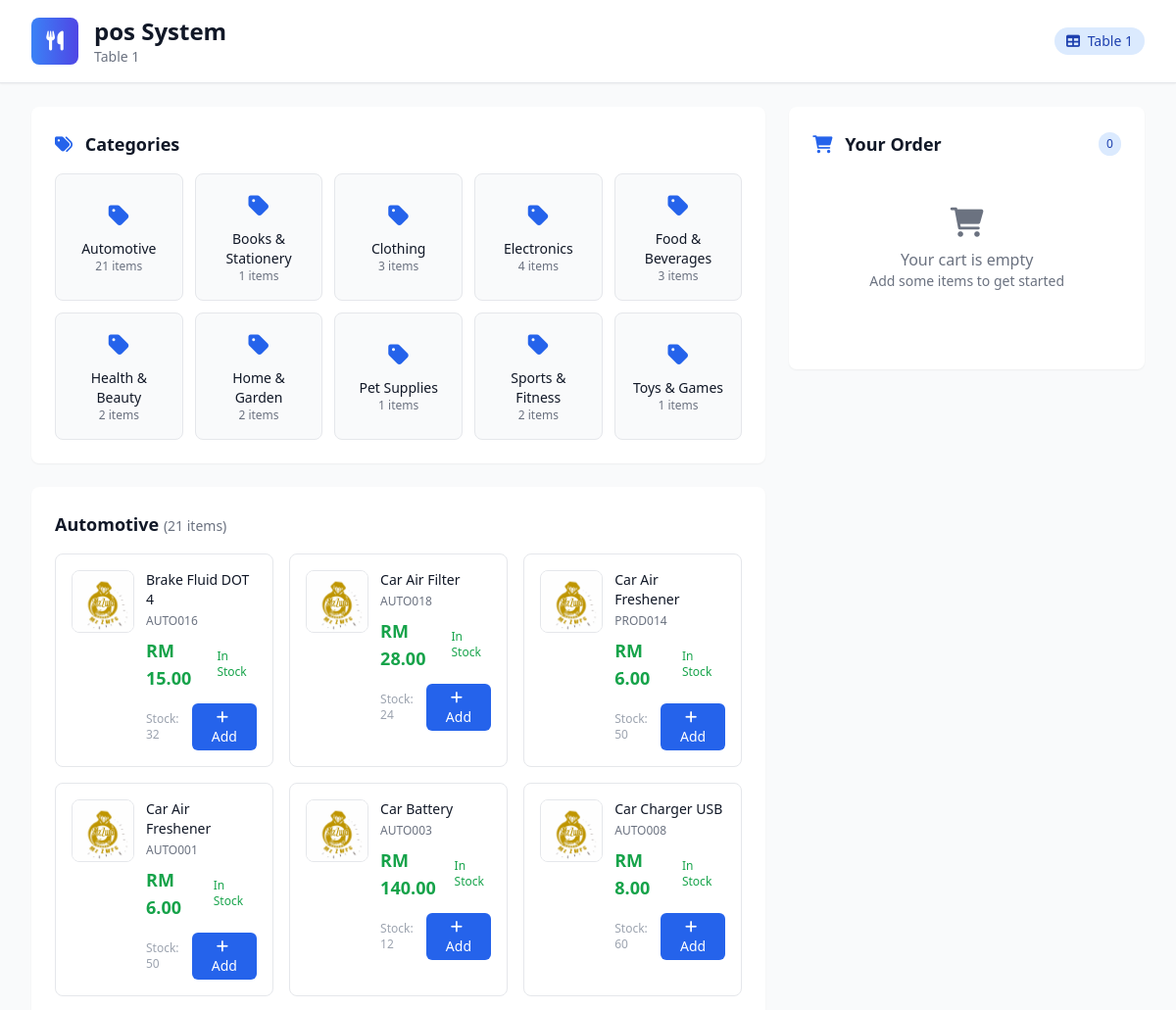
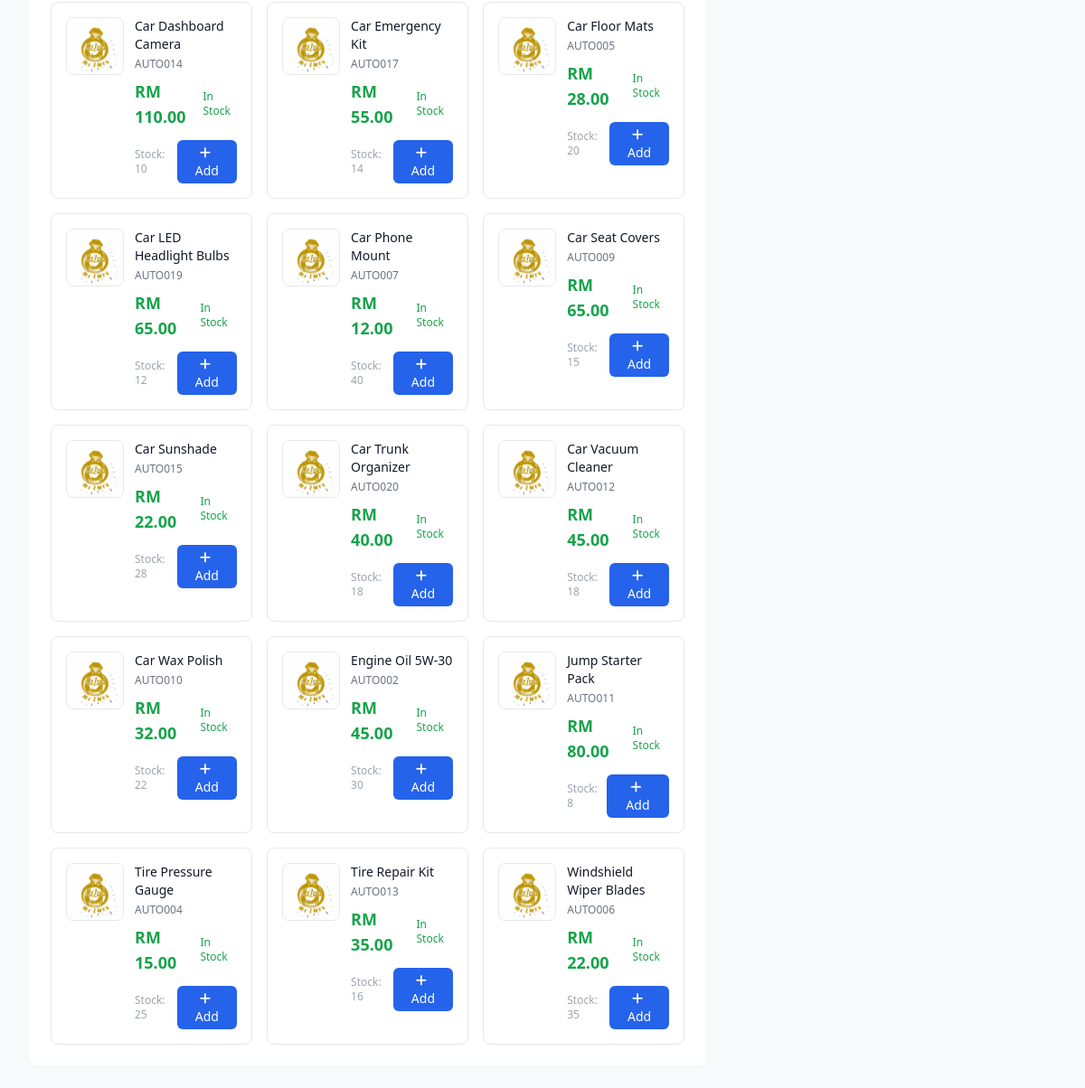
/customer-order.php, run on the app's committed database (2 pictures, top to bottom).
### tables this page shows
CREATE TABLE `company_settings` (
  `id` int NOT NULL,
  `company_name` varchar(255) NOT NULL,
  `address` text,
  `phone` varchar(50) DEFAULT NULL,
  `email` varchar(255) DEFAULT NULL,
  `website` varchar(255) DEFAULT NULL,
  `tax_number` varchar(100) DEFAULT NULL,
  `currency` varchar(10) DEFAULT 'MYR',
  `logo` varchar(255) DEFAULT NULL,
  `created_at` timestamp NULL DEFAULT CURRENT_TIMESTAMP,
  `updated_at` timestamp NULL DEFAULT CURRENT_TIMESTAMP ON UPDATE CURRENT_TIMESTAMP
);

CREATE TABLE `categories` (
  `id` int NOT NULL,
  `name` varchar(100) NOT NULL,
  `description` text,
  `is_active` tinyint(1) DEFAULT '1',
  `created_at` timestamp NULL DEFAULT CURRENT_TIMESTAMP,
  `updated_at` timestamp NULL DEFAULT CURRENT_TIMESTAMP ON UPDATE CURRENT_TIMESTAMP
);

CREATE TABLE `products` (
  `id` int NOT NULL,
  `sku` varchar(100) NOT NULL DEFAULT '-',
  `barcode` varchar(100) DEFAULT '-',
  `name` varchar(255) NOT NULL DEFAULT '-',
  `description` text,
  `category_id` int DEFAULT '0',
  `supplier_id` int DEFAULT '0',
  `uom_id` int DEFAULT '0',
  `cost_price` decimal(10,2) NOT NULL DEFAULT '0.00',
  `selling_price` decimal(10,2) NOT NULL DEFAULT '0.00',
  `stock_quantity` int DEFAULT '0',
  `min_stock_level` int DEFAULT '0',
  `max_stock_level` int DEFAULT '0',
  `is_active` tinyint(1) DEFAULT '1',
  `created_at` timestamp NULL DEFAULT CURRENT_TIMESTAMP,
  `updated_at` timestamp NULL DEFAULT CURRENT_TIMESTAMP ON UPDATE CURRENT_TIMESTAMP,
  `img` varchar(150) NOT NULL
);

### customer-order.php (the view, shortened to what this page needs)
<?php
include 'include/conn.php';
$table_id = isset($_GET['table']) ? (int)$_GET['table'] : 1;
$categories_query = mysqli_query($conn, "SELECT * FROM categories WHERE is_active = 1 ORDER BY name");
$categories = [];
while ($category = mysqli_fetch_array($categories_query)) {
    $category_id = $category['id'];
    $products_query = mysqli_query($conn, "SELECT id, name, sku, selling_price, stock_quantity, img FROM products WHERE category_id = $category_id AND is_active = 1 ORDER BY name");
    $products = [];
    while ($product = mysqli_fetch_array($products_query)) {
        $products[] = $product;
    }
    $category['products'] = $products;
    $categories[] = $category;
}
$company_query = mysqli_query($conn, "SELECT * FROM company_settings WHERE id = 1");
$company = mysqli_fetch_array($company_query);
?>
<!DOCTYPE html>
<html lang="en">
<head>
    <script src="https://cdn.tailwindcss.com"></script>
    <link rel="stylesheet" href="https://cdnjs.cloudflare.com/ajax/libs/font-awesome/6.0.0/css/all.min.css">
</head>
<body class="bg-gray-50">
    <header class="bg-white shadow-sm border-b">
        <div class="max-w-7xl mx-auto px-4 sm:px-6 lg:px-8">
            <div class="flex justify-between items-center py-4">
                <div class="flex items-center space-x-4">
                    <div class="w-12 h-12 bg-gradient-to-r from-blue-500 to-indigo-600 rounded-lg flex items-center justify-center">
                        <i class="fas fa-utensils text-white text-xl"></i>
                    </div>
                    <div>
                        <h1 class="text-2xl font-bold text-gray-900"><?= htmlspecialchars($company['company_name']) ?></h1>
                        <p class="text-sm text-gray-500">Table <?= $table_id ?></p>
                    </div>
                </div>
                <div class="flex items-center space-x-4">
                    <div class="bg-blue-100 text-blue-800 px-3 py-1 rounded-full text-sm font-medium">
                        <i class="fas fa-table mr-1"></i>
                        Table <?= $table_id ?>
                    </div>
                </div>
            </div>
        </div>
    </header>
    <div class="max-w-7xl mx-auto px-4 sm:px-6 lg:px-8 py-6">
        <div class="grid grid-cols-1 lg:grid-cols-3 gap-6">
            <div class="lg:col-span-2">
                <div class="bg-white rounded-lg shadow-sm p-6 mb-6">
                    <h2 class="text-lg font-semibold text-gray-900 mb-4">
                        <i class="fas fa-tags mr-2 text-blue-600"></i>
                        Categories
                    </h2>
                    <div class="grid grid-cols-2 md:grid-cols-4 lg:grid-cols-5 gap-3">
                        <?php foreach ($categories as $category): ?>
                        <button class="category-card flex flex-col items-center justify-center p-4 bg-gray-50 border border-gray-200 rounded-lg hover:bg-blue-50 hover:border-blue-300 hover:shadow-md"
                                onclick="showCategoryProducts('category-<?= $category['id'] ?>')"
                                data-category-id="<?= $category['id'] ?>">
                            <i class="fas fa-tag text-2xl text-blue-600 mb-2"></i>
                            <span class="text-sm font-medium text-gray-900 text-center"><?= htmlspecialchars($category['name']) ?></span>
                            <span class="text-xs text-gray-500"><?= count($category['products']) ?> items</span>
                        </button>
                        <?php endforeach; ?>
                    </div>
                </div>
                <?php foreach ($categories as $category): ?>
                <div id="category-<?= $category['id'] ?>" class="category-products bg-white rounded-lg shadow-sm p-6">
                    <h3 class="text-lg font-semibold text-gray-900 mb-4">
                        <?= htmlspecialchars($category['name']) ?>
                        <span class="text-sm font-normal text-gray-500">(<?= count($category['products']) ?> items)</span>
                    </h3>
                    <?php if (empty($category['products'])): ?>
                    <div class="text-center py-8">
                        <i class="fas fa-box-open text-4xl text-gray-300 mb-3"></i>
                        <p class="text-gray-500">No products available in this category</p>
                    </div>
                    <?php else: ?>
                    <div class="grid grid-cols-1 sm:grid-cols-2 lg:grid-cols-3 gap-4">
                        <?php foreach ($category['products'] as $product): ?>
                        <div class="product-card bg-white border border-gray-200 rounded-lg p-4 hover:shadow-lg">
                            <div class="flex items-start space-x-3">
                                <div class="flex-shrink-0">
                                    <?php if ($product['img'] && $product['img'] !== '-'): ?>
                                        <img src="uploads/products/<?= htmlspecialchars($product['img']) ?>"
                                             alt="<?= htmlspecialchars($product['name']) ?>"
                                             class="w-16 h-16 rounded-lg object-cover border border-gray-200">
                                    <?php else: ?>
                                        <div class="w-16 h-16 bg-gradient-to-r from-green-500 to-emerald-600 rounded-lg flex items-center justify-center">
                                            <i class="fas fa-box text-white text-lg"></i>
                                        </div>
                                    <?php endif; ?>
                                </div>
                                <div class="flex-1 min-w-0">
                                    <h4 class="font-medium text-gray-900 text-sm mb-1"><?= htmlspecialchars($product['name']) ?></h4>
                                    <p class="text-xs text-gray-500 mb-2"><?= htmlspecialchars($product['sku']) ?></p>
                                    <div class="flex items-center justify-between">
                                        <div class="text-lg font-bold text-green-600">
                                            RM <?= number_format($product['selling_price'], 2) ?>
                                        </div>
                                        <div class="text-xs <?= $product['stock_quantity'] > 0 ? 'text-green-600' : 'text-red-600' ?>">
                                            <?= $product['stock_quantity'] > 0 ? 'In Stock' : 'Out of Stock' ?>
                                        </div>
                                    </div>
                                    <div class="mt-3 flex items-center justify-between">
                                        <span class="text-xs text-gray-400">Stock: <?= $product['stock_quantity'] ?></span>
                                        <?php if ($product['stock_quantity'] > 0): ?>
                                        <button onclick="addToCustomerCart(<?= $product['id'] ?>, '<?= htmlspecialchars($product['name']) ?>', <?= $product['selling_price'] ?>)"
                                                class="bg-blue-600 hover:bg-blue-700 text-white px-3 py-1 rounded-md text-sm font-medium transition-colors">
                                            <i class="fas fa-plus mr-1"></i>
                                            Add
                                        </button>
                                        <?php else: ?>
                                        <button disabled class="bg-gray-300 text-gray-500 px-3 py-1 rounded-md text-sm font-medium cursor-not-allowed">
                                            Out of Stock
                                        </button>
                                        <?php endif; ?>
                                    </div>
                                </div>
                            </div>
                        </div>
                        <?php endforeach; ?>
                    </div>
                    <?php endif; ?>
                </div>
                <?php endforeach; ?>
            </div>
            <div class="lg:col-span-1">
                <div class="bg-white rounded-lg shadow-sm p-6 sticky top-6">
                    <div class="flex items-center justify-between mb-4">
                        <h2 class="text-lg font-semibold text-gray-900">
                            <i class="fas fa-shopping-cart mr-2 text-blue-600"></i>
                            Your Order
                        </h2>
                        <span id="cart-count" class="bg-blue-100 text-blue-800 px-2 py-1 rounded-full text-xs font-medium">0</span>
                    </div>
                    <div id="cart-items" class="space-y-3 mb-6">
                        <div class="text-center py-8 text-gray-500">
                            <i class="fas fa-shopping-cart text-3xl mb-2"></i>
                            <p>Your cart is empty</p>
                            <p class="text-sm">Add some items to get started</p>
                        </div>
                    </div>
                </div>
            </div>
        </div>
    </div>
</body>
</html>

### customer-order.php (style rules this page uses)
.category-card { transition: all 0.3s ease; }
.product-card { transition: all 0.3s ease; }
.category-products { display: none; }
.category-products.active { display: block; }

### data on the page
company_settings: company_name "pos System"
categories: name "Automotive", count($category['products']) "21"
categories: name "Books & Stationery", count($category['products']) "1"
categories: name "Clothing", count($category['products']) "3"
categories: name "Electronics", count($category['products']) "4"
categories: name "Food & Beverages", count($category['products']) "3"
categories: name "Health & Beauty", count($category['products']) "2"
categories: name "Home & Garden", count($category['products']) "2"
categories: name "Pet Supplies", count($category['products']) "1"
categories: name "Sports & Fitness", count($category['products']) "2"
categories: name "Toys & Games", count($category['products']) "1"
products: img (picture), name "Brake Fluid DOT 4", sku "AUTO016", selling_price "15.00", shows "In Stock", stock_quantity "32"
products: img (picture), name "Car Air Filter", sku "AUTO018", selling_price "28.00", shows "In Stock", stock_quantity "24"
products: img (picture), name "Car Air Freshener", sku "PROD014", selling_price "6.00", shows "In Stock", stock_quantity "50"
products: img (picture), name "Car Air Freshener", sku "AUTO001", selling_price "6.00", shows "In Stock", stock_quantity "50"
products: img (picture), name "Car Battery", sku "AUTO003", selling_price "140.00", shows "In Stock", stock_quantity "12"
products: img (picture), name "Car Charger USB", sku "AUTO008", selling_price "8.00", shows "In Stock", stock_quantity "60"
products: img (picture), name "Car Dashboard Camera", sku "AUTO014", selling_price "110.00", shows "In Stock", stock_quantity "10"
products: img (picture), name "Car Emergency Kit", sku "AUTO017", selling_price "55.00", shows "In Stock", stock_quantity "14"
products: img (picture), name "Car Floor Mats", sku "AUTO005", selling_price "28.00", shows "In Stock", stock_quantity "20"
products: img (picture), name "Car LED Headlight Bulbs", sku "AUTO019", selling_price "65.00", shows "In Stock", stock_quantity "12"
products: img (picture), name "Car Phone Mount", sku "AUTO007", selling_price "12.00", shows "In Stock", stock_quantity "40"
products: img (picture), name "Car Seat Covers", sku "AUTO009", selling_price "65.00", shows "In Stock", stock_quantity "15"
products: img (picture), name "Car Sunshade", sku "AUTO015", selling_price "22.00", shows "In Stock", stock_quantity "28"
products: img (picture), name "Car Trunk Organizer", sku "AUTO020", selling_price "40.00", shows "In Stock", stock_quantity "18"
products: img (picture), name "Car Vacuum Cleaner", sku "AUTO012", selling_price "45.00", shows "In Stock", stock_quantity "18"
products: img (picture), name "Car Wax Polish", sku "AUTO010", selling_price "32.00", shows "In Stock", stock_quantity "22"
products: img (picture), name "Engine Oil 5W-30", sku "AUTO002", selling_price "45.00", shows "In Stock", stock_quantity "30"
products: img (picture), name "Jump Starter Pack", sku "AUTO011", selling_price "80.00", shows "In Stock", stock_quantity "8"
products: img (picture), name "Tire Pressure Gauge", sku "AUTO004", selling_price "15.00", shows "In Stock", stock_quantity "25"
products: img (picture), name "Tire Repair Kit", sku "AUTO013", selling_price "35.00", shows "In Stock", stock_quantity "16"
products: img (picture), name "Windshield Wiper Blades", sku "AUTO006", selling_price "22.00", shows "In Stock", stock_quantity "35"

### other printed values
$table_id "1"
